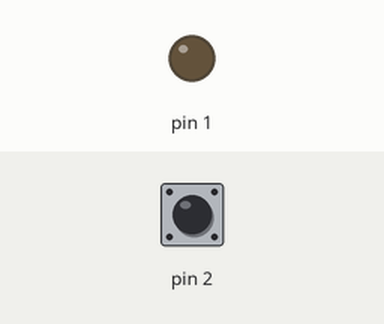
Recording of a sketch running on a simulated Arduino Uno, built with avr-gcc and run on an emulated ATmega328P. Shown: output pins drawn as LEDs (lit = HIGH). Inputs (shaded band) come from the test bench; at power-on: pin 2 HIGH.

Above: at 0.3 s.
At 32.9 s:
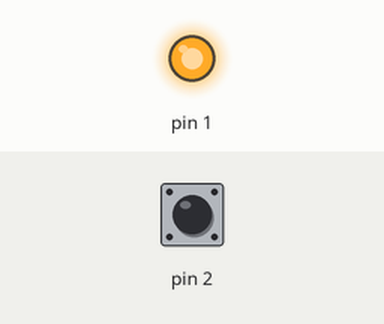
Timing chart, 0 to 34.4 s (numbered marks = the images above):
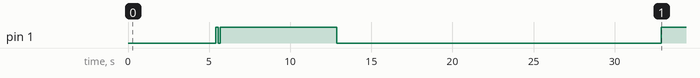

The sketch:

matrix-rain.ino
```cpp
// fun/matrix-rain - Tier 1
//
// A Matrix-rain console effect, via PowerShell.
//
// This is the one "fun" payload that uses the base64 path, because the script
// is full of $, |, { } and quotes that a raw-typed payload would corrupt on a
// UK layout. It is also the payload most likely to trip Defender, which makes
// it a useful accidental demo of why EDR exists - see payloads/train/.
//
// Note the effect is console-only and self-terminating. It does not persist,
// and it does not touch any setting.

#include <duck.h>

static const char SCRIPT[] PROGMEM =
    "$c=New-Object System.Console;"
    "$w=$Host.UI.RawUI.WindowSize;"
    "Add-Type -Name W -Namespace N -MemberDefinition '[DllImport(\"user32.dll\")]public static extern int SetConsoleTitle(string t);';"
    "$cs=@('%','#','*','+','-','.','0','1','2','3','4','5','6','7','8','9');"
    "$end=$w.Height;"
    "while($end -gt 0){"
    "$y=$w.CursorTop;"
    "$x=$w.CursorLeft;"
    "$w.SetBufferContents([System.Console]::GetBufferContents([System.Console]::BufferArea),0,[System.Console]::BufferArea);"
    "for($i=0;$i -lt 40;$i++){"
    "$w.SetCursorPosition((Get-Random -Maximum $w.BufferWindow.Width),((Get-Random -Maximum $end)));"
    "Write-Host -NoNewline ($cs[(Get-Random -Maximum $cs.Length)]) -ForegroundColor Green};"
    "Start-Sleep -Milliseconds 90};"
    "Write-Host 'Wake up.' -ForegroundColor Green";

void setup() {
  duckBegin();
  ledPulse(2, 150, 150);

  // Visible, not hidden: the point is that a person watches this happen.
  // It also self-terminates, so we do not need to kill anything afterwards.
  runPS(SCRIPT, false, 1200);

  ledOn();
  delayOrAbort(20000);
  ledOff();
}

void loop() {}
```
